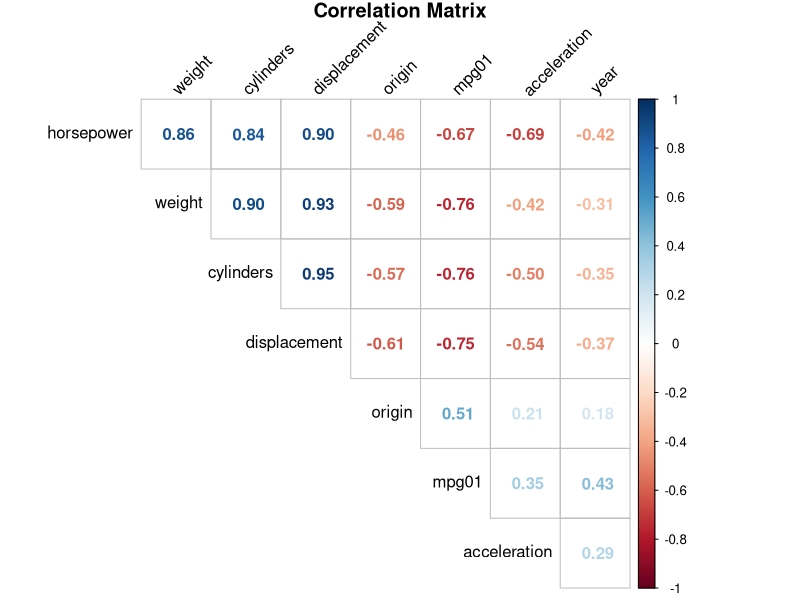

Here is the R script that generated this plot:
library (ggplot2)
library (dplyr)
library (tidyr)
library (corrplot)
library (MASS)
library (e1071)
library (class)

# Part A: Let's load the data
auto <- read.csv("Auto.csv", header = TRUE)

# Part B: Let's create the binary variable 'mpg01'
median_mpg <- median(auto$mpg)
print(paste("The value of the median mpg is: ",median_mpg))

# We're going to create a new column for mpg01 and set a condition: If mpg > median_mpg, return 1, else return 0
# and since the mpg would be redundant, let's drop it.
auto$mpg01 <- ifelse(auto$mpg > median_mpg, 1, 0)
auto <- auto %>% dplyr::select(-mpg)

# Part C: Exploratory Data Analysis
# Since mpg01's value is either a 1 or a 0, let's not consider it as an integer value, 
# but rather a factor.
auto$mpg01 <- as.factor(auto$mpg01)

# Convert the data from wide to long format so that we can plot it on the same graph.
auto_long <- auto %>% pivot_longer(cols = -mpg01, # Grab all columns except for mpg01
    names_to = "characteristic", values_to = "value")

eda_plot <- ggplot(auto_long, aes(x = mpg01, y = value, fill = mpg01)) + geom_boxplot() +
    facet_wrap(~characteristic, scales = "free_y") + labs(title = "How Car Characteristics Relate to MPG", 
    x = "MPG (0 = Less than Median, 1 = Greater than Median)", y = "Value") + theme_minimal()

# Now, let's do a correlation plot to compare the variables.
auto$mpg01 <- as.numeric(as.character(auto$mpg01)) # Need to convert mpg01 back to a numeric to include it in the calculation
num_val <- auto %>% select_if(is.numeric) # Let's only take the numeric vals.
corr_mat <- cor(num_val)
corrplot(corr_mat, method = "number", type = "upper", order = "hclust", tl.col = "black", tl.srt = 45, diag = FALSE, title = "Correlation Matrix", mar=c(0,0,1,0))

# Part D: Let's split the data into training and testing
set.seed(7406)

# Implement a 100 trial Monte Carlo Cross Validation
trials <- 100
error_num <- c()

for (i in 1:trials) { # loop to run 100 times
train_idx <- sample(1:nrow(auto), 2/3 * nrow(auto)) # using sample code from class, using 2/3 because it gives a decent amount of data to either set
train_set <- auto[train_idx,] 
test_set <- auto[-train_idx,]

train_set$mpg01 <- as.factor(train_set$mpg01)
test_set$mpg01 <- as.factor(test_set$mpg01)

# Part E: Let's perform classification methods on the data
# 4: Logistic Regression
auto_log <- glm(mpg01 ~ cylinders + weight + displacement + horsepower + year, data = train_set, family = binomial)

# Test set predictions
test_prob <- predict(auto_log, test_set, type = "response")
test_class <- ifelse(test_prob > 0.5, 1, 0) # if prob > 0.5, return 1, else 0

# Build a confusion matrix
confusion <- table(test_class, test_set$mpg01)

# Test error for Logistic Regression
log_err <- mean(test_class != test_set$mpg01)
error_num <- c(error_num, log_err) # Run CV
}

avg_log_err <- mean(error_num)
std_log_err <- sd(error_num)
print(paste("The average test error for Logistic Regression over", trials, "trials:",round(avg_log_err, 4)))
print(paste("The standard deviation of the test error for Logistic Regression: ", round(std_log_err, 4)))

# 1: LDA
for (i in 1:trials) { # loop to run 100 times
lda_model <- lda(mpg01 ~ cylinders + weight + displacement + horsepower + year, data = train_set)
lda_pred <- predict(lda_model, test_set)
lda_err <- lda_pred$class # we're separating the predicted classes from the rest of the model

# LDA Confusion matrix
lda_confusion <- table(lda_err, test_set$mpg01)

# LDA Test error
lda_test_err <- mean(lda_err != test_set$mpg01)
error_num <- c(error_num, lda_test_err) # Run CV
}

avg_lda_err <- mean(error_num)
std_lda_err <- sd(error_num)
print(paste("The average test error for LDA over", trials, "trials:",round(avg_lda_err, 4)))
print(paste("The standard deviation of the test error for LDA: ", round(std_lda_err, 4)))

# 2: QDA
for (i in 1:trials) { # loop to run 100 times
qda_model <- qda(mpg01 ~ cylinders + weight + displacement + horsepower + year, data = train_set)
qda_pred <- predict(qda_model, test_set)
qda_err <- qda_pred$class

# QDA Confusion matrix
qda_confusion <- table(qda_err, test_set$mpg01)

# QDA Test error
qda_test_err <- mean(qda_err != test_set$mpg01)
error_num <- c(error_num, qda_test_err) # Run CV
}

avg_qda_err <- mean(error_num)
std_qda_err <- sd(error_num)
print(paste("The average test error for QDA over", trials, "trials:",round(avg_qda_err, 4)))
print(paste("The standard deviation of the test error for QDA: ", round(std_qda_err, 4)))

# 3: Naive Bayes
for (i in 1:trials) { # loop to run 100 times
nb_model <- naiveBayes(mpg01 ~ cylinders + weight + displacement + horsepower + year, data = train_set)
nb_pred <- predict(nb_model, test_set)

# Naive Bayes Confusion matrix
nb_confusion <- table(nb_pred, test_set$mpg01)

# Naive Bayes Test error
nb_test_err <- mean(nb_pred != test_set$mpg01)
error_num <- c(error_num, nb_test_err) # Run CV
}

avg_nb_err <- mean(error_num)
std_nb_err <- sd(error_num)
print(paste("The average test error for Naive Bayes over", trials, "trials:",round(avg_nb_err, 4)))
print(paste("The standard deviation of the test error for Naive Bayes: ", round(std_nb_err, 4)))

# 5: KNN
k_values <- seq(1, 30, 2)
k_error_rate <- matrix(nrow = trials, ncol = length(k_values))
colnames(k_error_rate) <- paste("k = ", k_values)

for (i in 1:trials) { # This is the outer loop which will do the cross validation trials
    train_idx <- sample(1:nrow(auto), 2/3 * nrow(auto))
    train_set <- auto[train_idx,]
    test_set <- auto[-train_idx,]

    train_pred <- train_set %>% dplyr::select(cylinders, weight, displacement, horsepower, year)
    test_pred <- test_set %>% dplyr::select(cylinders, weight, displacement, horsepower, year)
    train_labels <- train_set$mpg01
    test_labels <- test_set$mpg01

    for (k in 1:length(k_values)) { # This is the inner loop that handles the k values
        k_val = k_values[k]
        knn_mod <- knn(train = scale(train_pred), test = scale(test_pred), cl = train_labels, k = k_val)
        k_error_rate[i, k] <- mean(knn_mod != test_labels)
    }
}

avg_knn_err <- colMeans(k_error_rate)
std_knn_err <- apply(k_error_rate, 2, sd)
print(paste("The average test error for KNN over", trials, "trials:",round(avg_knn_err, 4)))
print(paste("The standard deviation of the test error for KNN: ", round(std_knn_err, 4)))
